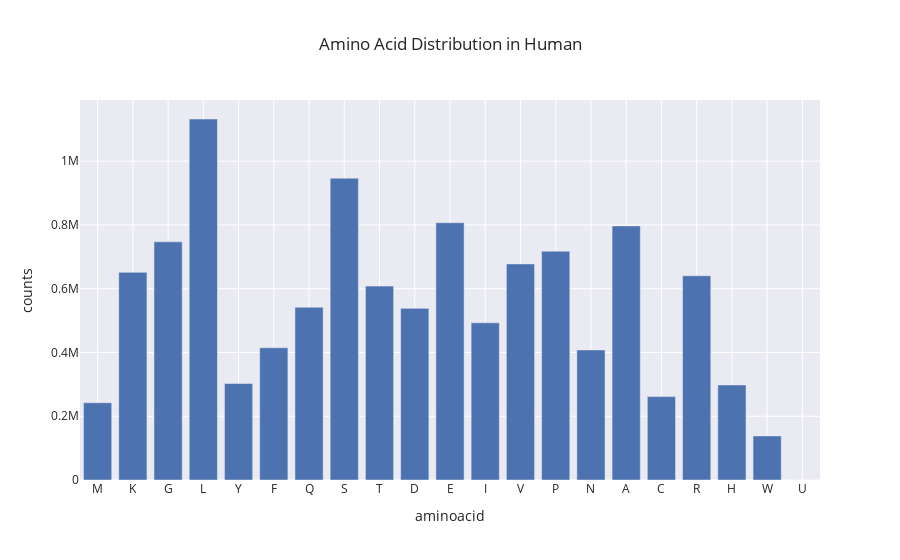
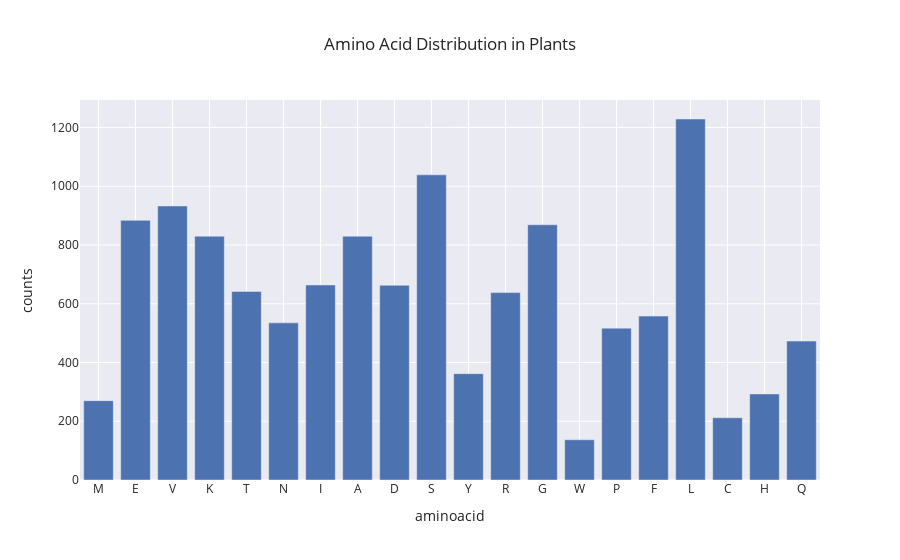
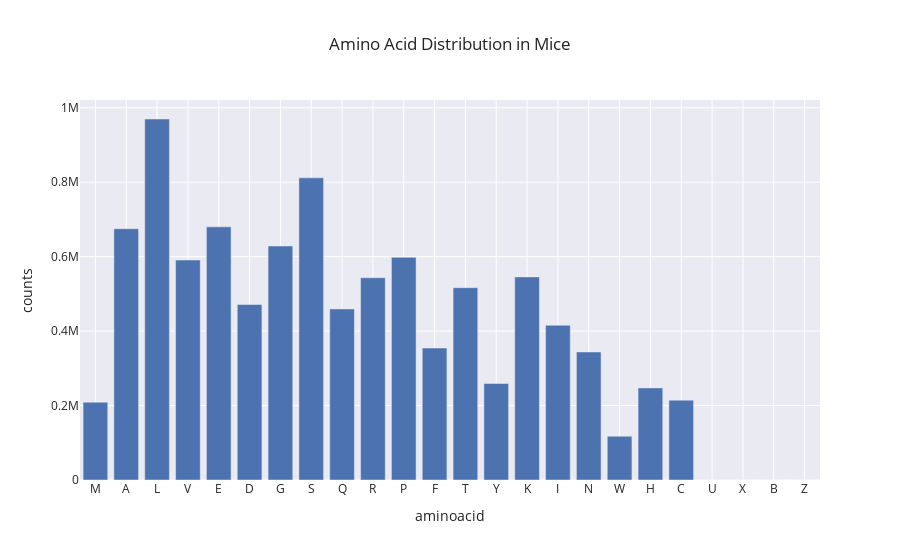
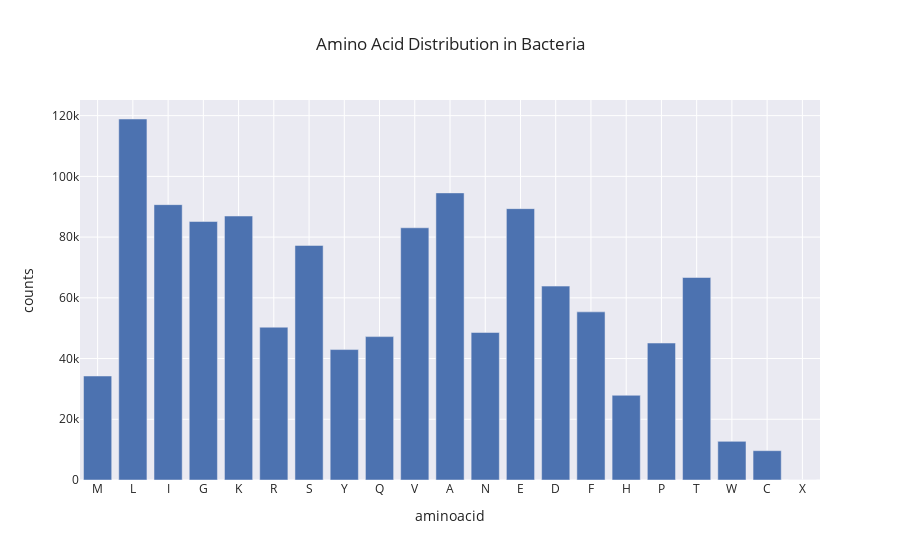

The notebook cell saved with these charts, in order:
### Code cell
from collections import Counter
import collections
import plotly.graph_objs as go
import csv

def count_aas(data):
    with open(data, 'r') as file:
        read_data = file.read()
        read_data_split = read_data.split('\n')
        sequences = ""
        for line in read_data_split:
            if not line.startswith('>'):
                sequences += line
        counts = dict(Counter(sequences))
    return counts

def plot_aa_histogram(data, title):
    amino_acids = list(data.keys())
    amino_acids_counts = list(data.values())
    graph = [
            go.Bar(x=amino_acids,
                   y=amino_acids_counts)
    ]
    fig = go.Figure(data=graph, layout={"title": {"text": title}})
    fig.update_layout(xaxis=dict(title='aminoacid'), yaxis=dict(title='counts'), template="seaborn")
    fig.show()

counts_human = dict(count_aas('Human.fasta'))
counts_thaliana = dict(count_aas('A_thaliana.fasta'))
counts_maus = dict(count_aas('Maus.fasta'))
counts_bacillus = dict(count_aas('bacillus.fasta'))
counts_archae = dict(count_aas('archae.fasta'))

plot_aa_histogram(counts_human, 'Amino Acid Distribution in Human')
plot_aa_histogram(counts_thaliana, 'Amino Acid Distribution in Plants')
plot_aa_histogram(counts_maus, 'Amino Acid Distribution in Mice')
plot_aa_histogram(counts_bacillus, 'Amino Acid Distribution in Bacteria')
plot_aa_histogram(counts_archae, 'Amino Acid Distribution in Archae')

a_file = open("human_aa_distrib.csv", "w")
writer = csv.writer(a_file)
writer.writerow(['aa', 'count'])
for key, value in counts_human.items():
    writer.writerow([key, value])

a_file = open("thaliana_aa_distrib.csv", "w")
writer = csv.writer(a_file)
writer.writerow(['aa', 'count'])
for key, value in counts_thaliana.items():
    writer.writerow([key, value])

a_file = open("maus_aa_distrib.csv", "w")
writer = csv.writer(a_file)
writer.writerow(['aa', 'count'])
for key, value in counts_maus.items():
    writer.writerow([key, value])

a_file = open("bacillus_distrib.csv", "w")
writer = csv.writer(a_file)
writer.writerow(['aa', 'count'])
for key, value in counts_bacillus.items():
    writer.writerow([key, value])

a_file = open("archae_distrib.csv", "w")
writer = csv.writer(a_file)
writer.writerow(['aa', 'count'])
for key, value in counts_archae.items():
    writer.writerow([key, value])

### Figure 1 — Plotly figure (JSON) as saved in the notebook; plotly's stock layout.template omitted (floating-point values rounded to 4 significant figures)
{"data": [{"type": "bar", "x": ["M", "K", "G", "L", "Y", "F", "Q", "S", "T", "D", "E", "I", "V", "P", "N", "A", "C", "R", "H", "W", "U"], "y": [242334, 651378, 747025, 1132287, 302772, 414781, 541905, 946500, 608124, 538336, 807047, 492971, 677882, 717708, 407941, 796924, 261524, 640576, 297988, 138182, 36]}], "layout": {"title": {"text": "Amino Acid Distribution in Human"}, "xaxis": {"title": {"text": "aminoacid"}}, "yaxis": {"title": {"text": "counts"}}}}

### Figure 2 — Plotly figure (JSON) as saved in the notebook; plotly's stock layout.template omitted (floating-point values rounded to 4 significant figures)
{"data": [{"type": "bar", "x": ["M", "E", "V", "K", "T", "N", "I", "A", "D", "S", "Y", "R", "G", "W", "P", "F", "L", "C", "H", "Q"], "y": [270, 884, 933, 830, 642, 535, 664, 830, 663, 1039, 362, 638, 869, 137, 517, 558, 1229, 212, 293, 473]}], "layout": {"title": {"text": "Amino Acid Distribution in Plants"}, "xaxis": {"title": {"text": "aminoacid"}}, "yaxis": {"title": {"text": "counts"}}}}

### Figure 3 — Plotly figure (JSON) as saved in the notebook; plotly's stock layout.template omitted (floating-point values rounded to 4 significant figures)
{"data": [{"type": "bar", "x": ["M", "A", "L", "V", "E", "D", "G", "S", "Q", "R", "P", "F", "T", "Y", "K", "I", "N", "W", "H", "C", "U", "X", "B", "Z"], "y": [208895, 675072, 969810, 590933, 680122, 471404, 628525, 811739, 459518, 543388, 598267, 354421, 516655, 259441, 545604, 415772, 343933, 117632, 247448, 214518, 33, 74, 17, 23]}], "layout": {"title": {"text": "Amino Acid Distribution in Mice"}, "xaxis": {"title": {"text": "aminoacid"}}, "yaxis": {"title": {"text": "counts"}}}}

### Figure 4 — Plotly figure (JSON) as saved in the notebook; plotly's stock layout.template omitted (floating-point values rounded to 4 significant figures)
{"data": [{"type": "bar", "x": ["M", "L", "I", "G", "K", "R", "S", "Y", "Q", "V", "A", "N", "E", "D", "F", "H", "P", "T", "W", "C", "X"], "y": [34252, 118896, 90689, 85126, 86939, 50326, 77250, 42958, 47223, 83070, 94564, 48587, 89376, 63856, 55375, 27905, 45107, 66690, 12722, 9656, 1]}], "layout": {"title": {"text": "Amino Acid Distribution in Bacteria"}, "xaxis": {"title": {"text": "aminoacid"}}, "yaxis": {"title": {"text": "counts"}}}}
